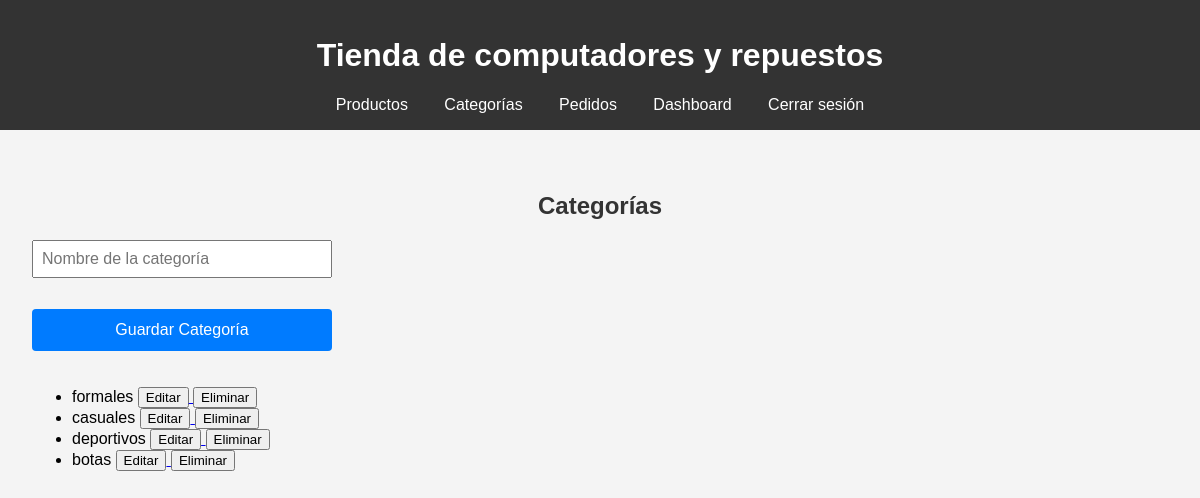
Page /index.php?accion=categorias (signed in) on the earlier database version.
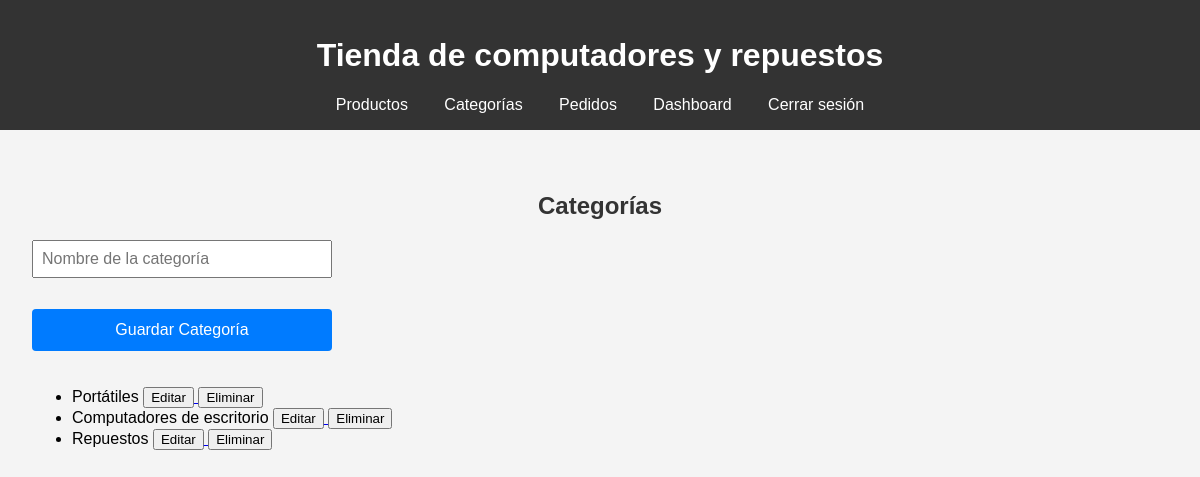
Same page on the later database version.
### tables this page shows
CREATE TABLE `categorias` (
  `id` int(11) NOT NULL,
  `nombre` varchar(100) NOT NULL
);

### Controlador/Controlador.php (called while the page is built, shortened)
<?php
class Controlador
{
public function mostrarCategorias()
{
    $gestor = new GestorAdmin();
    $categorias = $gestor->listarCategorias();
    require "Vista/html/categorias.php";
}
}

### Modelo/GestorAdmin.php (called while the page is built, shortened)
<?php
class GestorAdmin
{
    public function __construct() {
        $this->conexion_obj = new Conexion();
    }
    public function listarCategorias()
    {
        $conexion = new Conexion();
        $conexion->abrir();
        $sql = "SELECT * FROM categorias";
        $conexion->consulta($sql);
        $result = $conexion->obtenerResult();
        $categorias = [];
        while ($row = $result->fetch_assoc()) {
            $categorias[] = $row;
        }
        return $categorias;
    }
}
?>

### Modelo/Conexion.php (called while the page is built, shortened)
<?php
class Conexion
{
    private $mySQLI;
    private $result;
    public function abrir()
    {
        if ($this->mySQLI === null || $this->mySQLI->ping() === false) {
            $this->mySQLI = new mysqli("localhost", "root", "", "computadores");
            $this->mySQLI->set_charset("utf8mb4");
        }
        return true;
    }
    public function cerrar()
    {
        if ($this->mySQLI && $this->mySQLI->ping()) {
            $this->mySQLI = null;
        }
    }
    public function consulta($sql)
    {
        $this->sql = $sql;
        $this->result = $this->mySQLI->query($this->sql);
        return $this->result;
    }
    public function obtenerResult()
    {
        return $this->result;
    }
}
?>

### Vista/html/categorias.php (the view, shortened to what this page needs)
<!DOCTYPE html>
<html lang="es">
<head>
    <link rel="stylesheet" href="Vista/css/styles.css">
</head>
<body>
    <header>
        <h1>Tienda de computadores y repuestos</h1>
        <nav>
            <a href="index.php?accion=productos">Productos</a>
            <a href="index.php?accion=categorias">Categorías</a>
            <a href="index.php?accion=pedidos">Pedidos</a>
            <a href="index.php?accion=dashboard">Dashboard</a>
            <?php if (isset($_SESSION['admin'])): ?>
                <a href="index.php?accion=cerrarSesion">Cerrar sesión</a>
            <?php endif; ?>
        </nav>
    </header>
    <section>
        <h2>Categorías</h2>
        <form class="form-admin" action="index.php?accion=guardarCategoria" method="post">
            <input type="text" name="nombre_categoria" placeholder="Nombre de la categoría" required>
            <button type="submit">Guardar Categoría</button>
        </form>
        <ul>
            <?php foreach ($categorias as $cat): ?>
                <li>
                    <?= htmlspecialchars($cat['nombre']) ?>
                    <a href="index.php?accion=editarCategoria&id=<?= $cat['id'] ?>">
                        <button type="button">Editar</button>
                    </a>
                    <a href="index.php?accion=eliminarCategoria&id=<?= $cat['id'] ?>"
                        onclick="return confirm('¿Seguro que deseas eliminar esta categoría? Se eliminarán los productos asociados.');">
                        <button type="button">Eliminar</button>
                    </a>
                </li>
            <?php endforeach; ?>
        </ul>
    </section>
</body>
</html>

Differences in the rows shown:
removed categorias: nombre "formales"
removed categorias: nombre "casuales"
removed categorias: nombre "deportivos"
removed categorias: nombre "botas"
added categorias: nombre "Portátiles"
added categorias: nombre "Computadores de escritorio"
added categorias: nombre "Repuestos"
